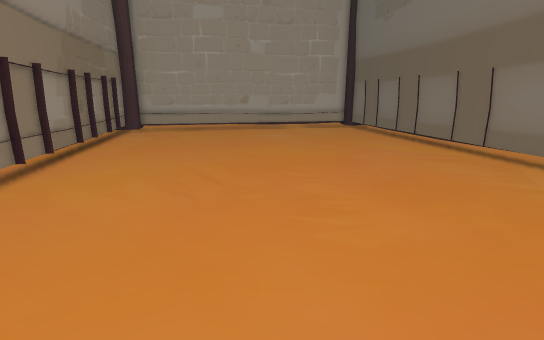
View 1 (above)

12 first-person views from a walk through a 3-D level made in the Unity game engine. The camera is 1.5 m above the floor, tilts 14° down and sees 85° across. The floor is counted in squares, 0.5 m on a side. Each view is taken from the middle of a square. On the plan, view 1 faces up. The plan holds only what a view shows up to about 20 squares ahead; the rest is blank. The place goes on beyond the plan. The player is left out. Some animated figures are not drawn.

View 2
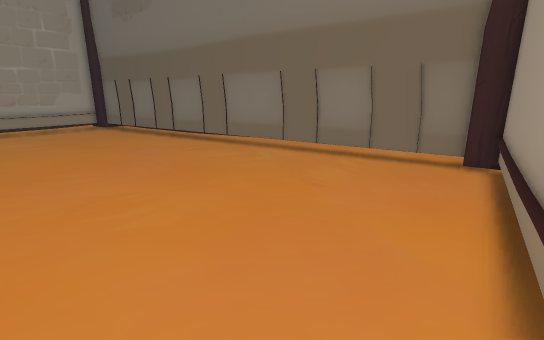

View 3
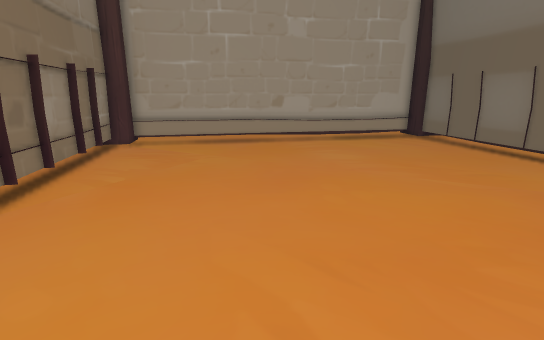

View 4
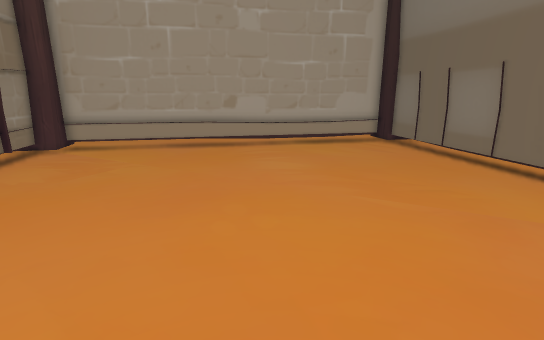

View 5
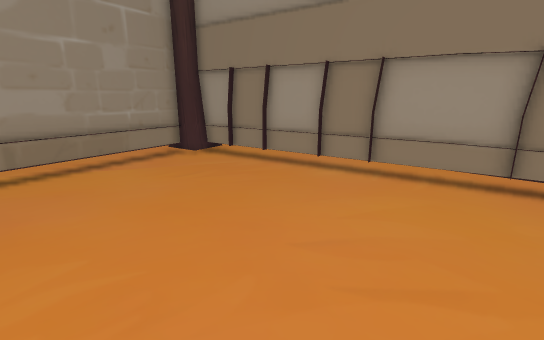

View 6
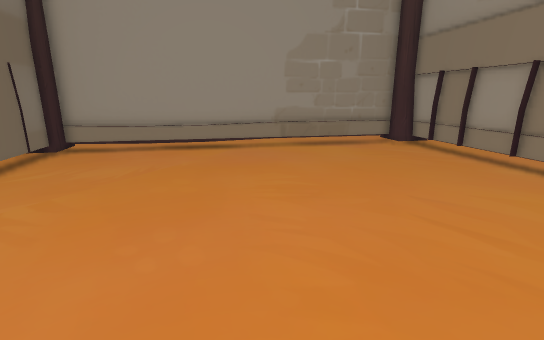

View 7
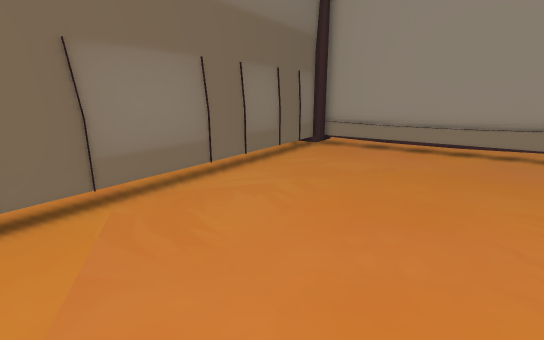

View 8
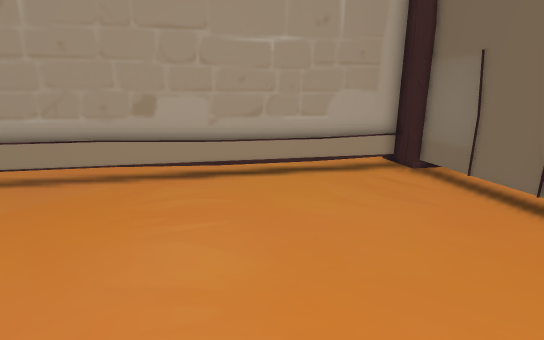

View 9
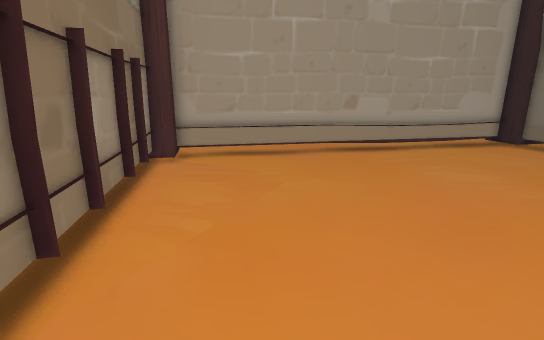

View 10
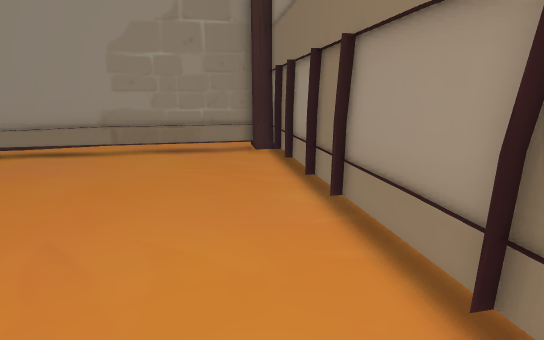

View 11
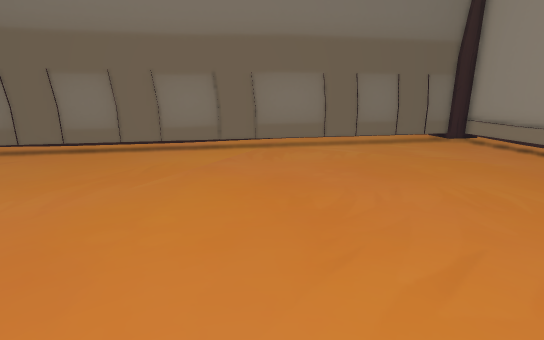

View 12
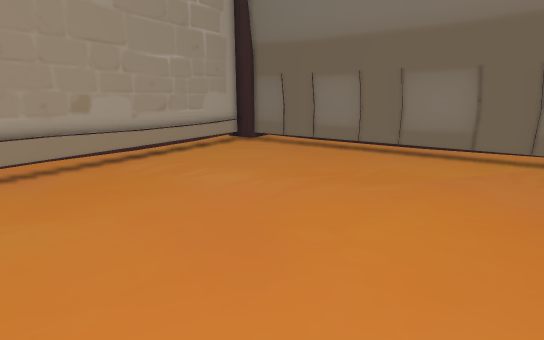

### Floor plan
Key: @ floor where view 1 was taken; # wall or solid block; . floor; = window, fence, low wall or low ledge; ^ raised ledge; T thing the floor can be seen under or through.
Columns run from 12 left of view 1 to 14 right of it. Each row starts with its distance up from view 1.
 32                ....
 31        ........===^##
 30 ..........===^^^^#=.#
 29 .....===^^^^#=......#
 28 #==^^^^==...........##
 27 #^==................##
 26 #....................#
 25 #....................#
 24 #....................#
 23 #....................#
 22 #....................##
 21 ##....................#
 20 ##....................#
 19  #....................#
 18  #....................#
 17  #....................##
 16  ##....................#
 15  ##....................#
 14   #....................#
 13   #....................#
 12   #....................##
 11   ##....................#
 10   ##....................^
  9    #....................#
  8    #....................#
  7    #....................##
  6    #.....................#
  5    ##....................#
  4    ##....................#
  3     #....................#
  2     #....................#
  1     #...................##
  0     ##......@......###^#=#
 -1      #........TT^^^^===....
 -2      ##..TT^^^^===.........
 -3      ##^^^===.......
 -4         .........

Where each view was taken, in squares from view 1:
view 1: 0 up, 0 right, facing up
view 2: 1 down, 1 left, facing up-right
view 3: 8 up, 3 left, facing up
view 4: 10 up, 0 right, facing up
view 5: 12 up, 2 right, facing down-left
view 6: 17 up, 2 right, facing down
view 7: 17 up, 2 right, facing down-right
view 8: 18 up, 2 right, facing up
view 9: 12 up, 7 left, facing up
view 10: 14 up, 7 left, facing down
view 11: 14 up, 7 left, facing right
view 12: 14 up, 6 left, facing up-right
